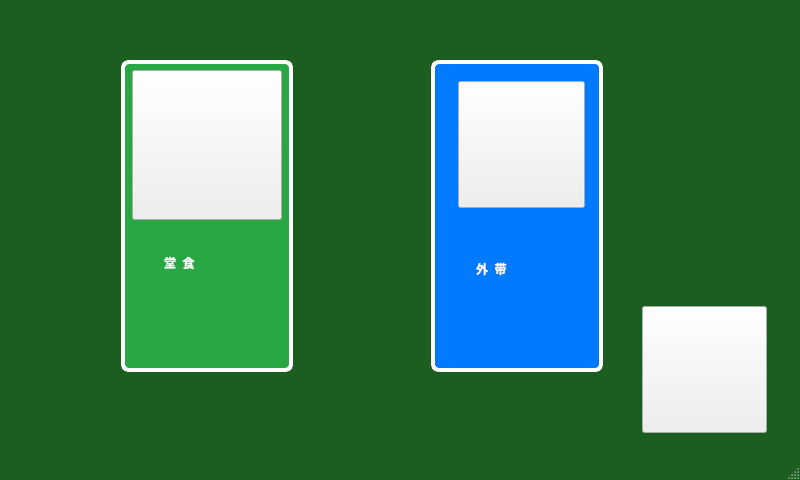
<?xml version="1.0" encoding="UTF-8"?>
<ui version="4.0">
 <class>MainPage</class>
 <widget class="QMainWindow" name="MainPage">
  <property name="geometry">
   <rect>
    <x>0</x>
    <y>0</y>
    <width>800</width>
    <height>480</height>
   </rect>
  </property>
  <property name="minimumSize">
   <size>
    <width>800</width>
    <height>480</height>
   </size>
  </property>
  <property name="maximumSize">
   <size>
    <width>800</width>
    <height>480</height>
   </size>
  </property>
  <property name="windowTitle">
   <string>MainWindow</string>
  </property>
  <property name="styleSheet">
   <string notr="true">/* 主按钮（绿色） */
QPushButton#pushButton {
    background-color: #28A745;        /* 柔和亮绿 */
    color: white;
    border: none;
    border-radius: 8px;               /* 轻微圆角 */
    padding: 6px 12px;
 border: 4px solid white;  
}

QPushButton#pushButton:hover {
    background-color: #218838;        /* 深一点 */
}

QPushButton#pushButton:pressed {
    background-color: #1E7E34;
}

QPushButton#pushButton_4
{
	border-image: url(:/new/prefix1/3-removebg-preview.png);
}

QPushButton#pushButton_5
{
	
	border-image: url(:/new/prefix1/11.png);
}

QPushButton#pushButton_2 {
    background-color: #007BFF;       /* 柔和蓝 */
    color: white;
    border: none;
    border-radius: 8px;
    padding: 6px 12px;
 border: 4px solid white;  
}

QPushButton#pushButton_2:hover {
    background-color: #0069D9;
}

QPushButton#pushButton_2:pressed {
    background-color: #005CBF;
}

QMainWindow#MainPage {
    background-color: #1B5E20;
}

QLabel#label{
	color: rgb(255, 255, 255);
	font: 75 18pt &quot;微软雅黑&quot;;
	font-weight: bold;
}
QLabel#label_2{
	color: rgb(255, 255, 255);
	font: 75 18pt &quot;微软雅黑&quot;;
	font-weight: bold;
}


QPushButton#pushButton_3{
	border-image: url(:/new/prefix1/m.png);
}</string>
  </property>
  <widget class="QWidget" name="centralwidget">
   <widget class="QPushButton" name="pushButton">
    <property name="geometry">
     <rect>
      <x>121</x>
      <y>60</y>
      <width>172</width>
      <height>312</height>
     </rect>
    </property>
    <property name="text">
     <string/>
    </property>
   </widget>
   <widget class="QPushButton" name="pushButton_3">
    <property name="geometry">
     <rect>
      <x>642</x>
      <y>306</y>
      <width>125</width>
      <height>127</height>
     </rect>
    </property>
    <property name="text">
     <string/>
    </property>
   </widget>
   <widget class="QPushButton" name="pushButton_2">
    <property name="geometry">
     <rect>
      <x>431</x>
      <y>60</y>
      <width>172</width>
      <height>312</height>
     </rect>
    </property>
    <property name="text">
     <string/>
    </property>
   </widget>
   <widget class="QPushButton" name="pushButton_4">
    <property name="geometry">
     <rect>
      <x>132</x>
      <y>70</y>
      <width>150</width>
      <height>150</height>
     </rect>
    </property>
    <property name="text">
     <string/>
    </property>
   </widget>
   <widget class="QPushButton" name="pushButton_5">
    <property name="geometry">
     <rect>
      <x>458</x>
      <y>81</y>
      <width>127</width>
      <height>127</height>
     </rect>
    </property>
    <property name="text">
     <string/>
    </property>
   </widget>
   <widget class="QLabel" name="label">
    <property name="geometry">
     <rect>
      <x>164</x>
      <y>240</y>
      <width>93</width>
      <height>46</height>
     </rect>
    </property>
    <property name="text">
     <string>堂  食</string>
    </property>
   </widget>
   <widget class="QLabel" name="label_2">
    <property name="geometry">
     <rect>
      <x>476</x>
      <y>246</y>
      <width>93</width>
      <height>46</height>
     </rect>
    </property>
    <property name="text">
     <string>外  带</string>
    </property>
   </widget>
  </widget>
  <widget class="QMenuBar" name="menubar">
   <property name="geometry">
    <rect>
     <x>0</x>
     <y>0</y>
     <width>800</width>
     <height>26</height>
    </rect>
   </property>
  </widget>
  <widget class="QStatusBar" name="statusbar"/>
 </widget>
 <layoutdefault spacing="6" margin="9"/>
 <resources/>
 <connections/>
 <designerdata>
  <property name="gridDeltaX">
   <number>10</number>
  </property>
  <property name="gridDeltaY">
   <number>10</number>
  </property>
  <property name="gridSnapX">
   <bool>false</bool>
  </property>
  <property name="gridSnapY">
   <bool>false</bool>
  </property>
  <property name="gridVisible">
   <bool>true</bool>
  </property>
 </designerdata>
</ui>
